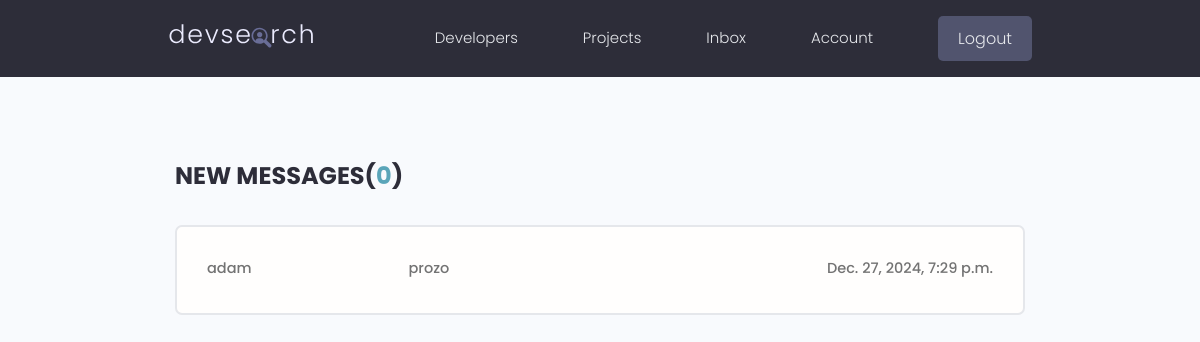
The page /inbox/ (signed in) on the database as committed earlier.
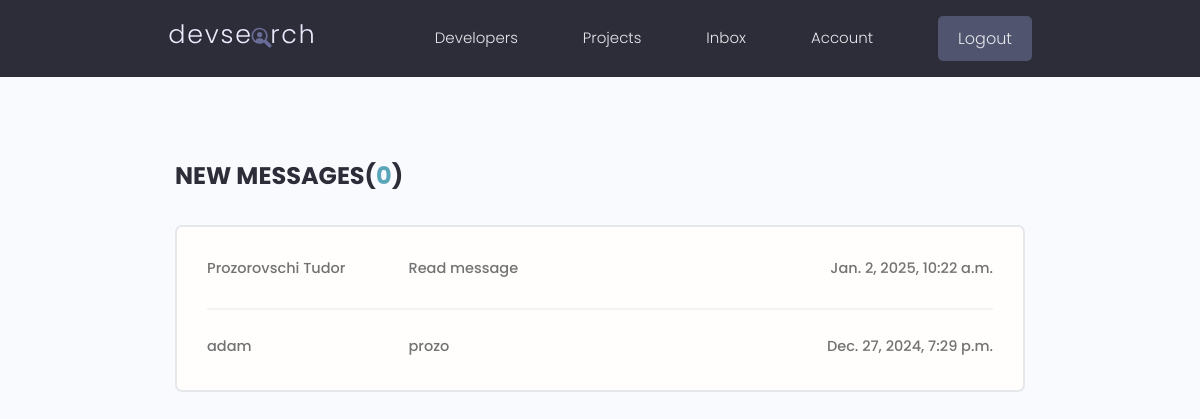
The same page on the database as committed later.
### users/models.py (models this page shows, shortened)
class Message(models.Model):
    sender = models.ForeignKey(Profile, on_delete=models.SET_NULL, null=True, blank=True)
    recipient = models.ForeignKey(Profile, on_delete=models.SET_NULL, null=True, blank=True, related_name='messages')
    name = models.CharField(max_length=200, blank=True, null=True)
    email = models.EmailField(max_length=200, blank=True, null=True)
    subject = models.CharField(max_length=200, blank=True, null=True)
    body = models.TextField()
    is_read = models.BooleanField(default=False, null=True)
    created = models.DateTimeField(auto_now_add=True)
    id = models.UUIDField(default=uuid.uuid4, unique=True, primary_key=True, editable=False)
    class Meta:
        ordering = ['is_read', '-created']

### users/views.py (the view)
@login_required(login_url='login')
def inbox(request):
    profile = request.user.profile
    messageRequests = profile.messages.all()
    unreadCount = messageRequests.filter(is_read=False).count()
    context = {'messageRequests': messageRequests, 'unreadCount': unreadCount}
    return render(request, 'users/inbox.html', context)

### users/templates/users/inbox.html
{% extends 'main.html' %}
{% block content %}
<main class="inbox my-xl">
  <div class="content-box">
    <h3 class="inbox__title">New Messages(<span>{{unreadCount}}</span>)</h3>
    <ul class="messages">
      {% for message in messageRequests %}
      {% if message.is_read == False %}
      <li class="message message--unread">
        {% else %}
      <li class="message">
        {% endif %}
        <a href="{% url 'message' message.id %}">
          <span class="message__author">{{message.name}}</span>
          <span class="message__subject">{{message.subject}}</span>
          <span class="message__date">{{message.created}}</span>
        </a>
      </li>
      {% endfor %}
    </ul>
  </div>
</main>
{% endblock content %}

Rows that differ between the two databases and show on the page:
added Message: name "Prozorovschi Tudor", subject "Read message", created "Jan. 2, 2025, 10:22 a.m."
